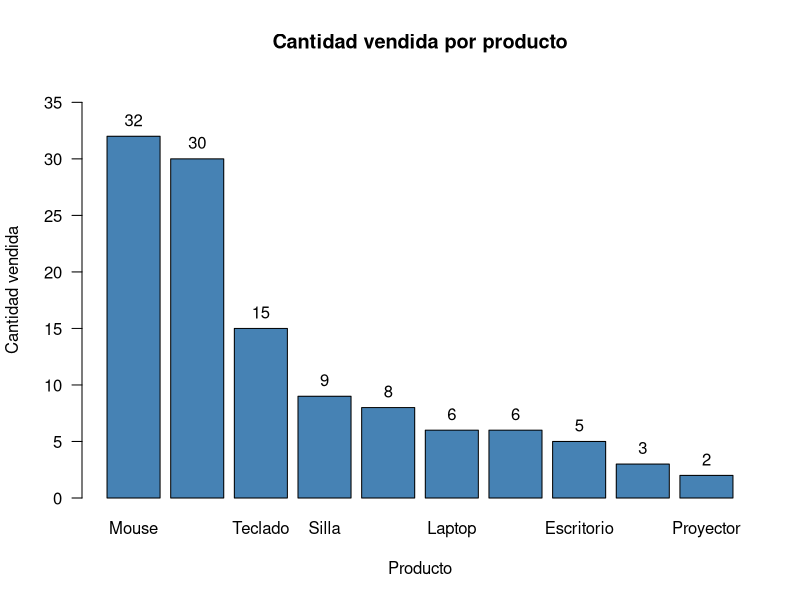

Reproduce this figure in R.
datos <- read.csv("Datas_Laboratorio/ventas_empresa.csv",
                  encoding = "UTF-8", stringsAsFactors = FALSE)

cat("a) Primeras filas del dataset:\n")
print(head(datos))

cat("\nb) Dimensiones del dataset:\n")
cat("   Filas:", nrow(datos), "\n")
cat("   Columnas:", ncol(datos), "\n")

cat("\n   Valores nulos por columna:\n")
print(colSums(is.na(datos)))
cat("   Total de valores nulos:", sum(is.na(datos)), "\n")

cantidad <- tapply(datos$Cantidad, datos$Producto, sum)
cantidad <- sort(cantidad, decreasing = TRUE)

cat("\nc) Cantidad vendida por producto:\n")
print(cantidad)

png("capturas/ejercicio6_grafico.png", width = 900, height = 600)
bp <- barplot(cantidad,
              main = "Cantidad vendida por producto",
              xlab = "Producto",
              ylab = "Cantidad vendida",
              col = "steelblue",
              border = "black",
              ylim = c(0, max(cantidad) * 1.15),
              las = 1)
text(bp, cantidad, labels = cantidad, pos = 3)
dev.off()

cat("\nProducto con mayor cantidad vendida:", names(cantidad)[1],
    "con", cantidad[1], "unidades\n")
